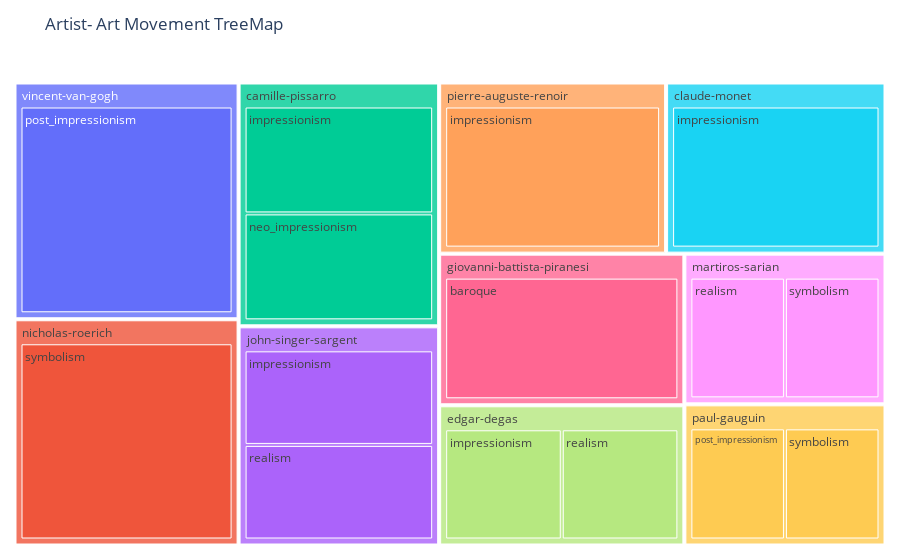

The notebook cell this image was saved under:
### Code cell
# Group by 'Artist' and 'Art_Movement' and calculate the count of artworks for each combination
artist_movement_counts = df_art.groupby(['Artist', 'Art_Movement']).size().reset_index(name='Count')

# Find the top 10 artists by the count of artworks
top_10_artists = artist_movement_counts.groupby('Artist')['Count'].sum().nlargest(10).index.tolist()

# Filter the data to include only the top 10 artists
top_10_data = artist_movement_counts[artist_movement_counts['Artist'].isin(top_10_artists)]


# Create a TreeMap using Plotly Express
fig = px.treemap(
    top_10_data,
    path=['Artist', 'Art_Movement'],
    values='Count',
    title='Artist- Art Movement TreeMap',
)

# Customize the layout
fig.update_layout(
    margin=dict(l=10, r=10, t=60, b=10),  
)

# Show the interactive TreeMap
fig.show()

### Figure 1 — Plotly figure (JSON) as saved in the notebook; plotly's stock layout.template omitted (floating-point values rounded to 4 significant figures)
{"data": [{"branchvalues": "total", "domain": {"x": [0, 1], "y": [0, 1]}, "hovertemplate": "labels=%{label}<br>Count=%{value}<br>parent=%{parent}<br>id=%{id}<extra></extra>", "ids": ["giovanni-battista-piranesi/baroque", "camille-pissarro/impressionism", "claude-monet/impressionism", "edgar-degas/impressionism", "john-singer-sargent/impressionism", "pierre-auguste-renoir/impressionism", "camille-pissarro/neo_impressionism", "paul-gauguin/post_impressionism", "vincent-van-gogh/post_impressionism", "edgar-degas/realism", "john-singer-sargent/realism", "martiros-sarian/realism", "martiros-sarian/symbolism", "nicholas-roerich/symbolism", "paul-gauguin/symbolism", "camille-pissarro", "claude-monet", "edgar-degas", "giovanni-battista-piranesi", "john-singer-sargent", "martiros-sarian", "nicholas-roerich", "paul-gauguin", "pierre-auguste-renoir", "vincent-van-gogh"], "labels": ["baroque", "impressionism", "impressionism", "impressionism", "impressionism", "impressionism", "neo_impressionism", "post_impressionism", "post_impressionism", "realism", "realism", "realism", "symbolism", "symbolism", "symbolism", "camille-pissarro", "claude-monet", "edgar-degas", "giovanni-battista-piranesi", "john-singer-sargent", "martiros-sarian", "nicholas-roerich", "paul-gauguin", "pierre-auguste-renoir", "vincent-van-gogh"], "name": "", "parents": ["giovanni-battista-piranesi", "camille-pissarro", "claude-monet", "edgar-degas", "john-singer-sargent", "pierre-auguste-renoir", "camille-pissarro", "paul-gauguin", "vincent-van-gogh", "edgar-degas", "john-singer-sargent", "martiros-sarian", "martiros-sarian", "nicholas-roerich", "paul-gauguin", "", "", "", "", "", "", "", "", "", ""], "type": "treemap", "values": [1352, 889, 1365, 625, 799, 1412, 889, 516, 1929, 625, 799, 551, 551, 1843, 516, 1778, 1365, 1250, 1352, 1598, 1102, 1843, 1032, 1412, 1929]}], "layout": {"legend": {"tracegroupgap": 0}, "margin": {"b": 10, "l": 10, "r": 10, "t": 60}, "title": {"text": "Artist- Art Movement TreeMap"}}}
